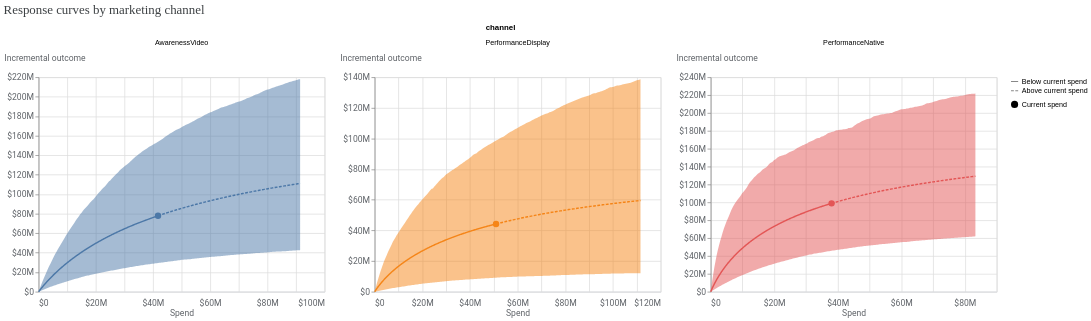

The code cell stored with this chart in its notebook:
### Markdown cell above
### Full-Funnel MMM Results:

- **`AwarenessVideo`**: Includes its indirect effect via `BrandedGQV`, estimating the full ROI.
- **`PerformanceNative` & `PerformanceDisplay`**: Protected from confounding bias by properly conditioning on `BrandedGQV` in the second stage model.

### Code cell
# Plot Media Response Curves
media_effects = visualizer.MediaEffects(analyzer=analyzer_full_funnel)
media_effects.plot_response_curves()

### Figure 1 — Vega-Lite specification as saved in the notebook (floating-point values rounded to 4 significant figures; data arrays with more than 128 entries replaced by an {"elided": "..."} marker saying what was removed)
{"config": {"view": {"continuousWidth": 300, "continuousHeight": 300}, "axis": {"labelColor": "#5F6368", "labelFont": "Roboto", "labelFontSize": 12, "titleColor": "#5F6368", "titleFont": "Roboto", "titleFontSize": 12, "titleFontWeight": "normal"}}, "data": {"name": "data-27433815bc8ab0ac8bea9bea44dcf294"}, "facet": {"field": "channel", "type": "nominal"}, "spec": {"layer": [{"mark": {"type": "line"}, "encoding": {"color": {"field": "channel", "type": "nominal"}, "strokeDash": {"field": "spend_level", "legend": {"title": null}, "sort": "descending", "type": "nominal"}, "x": {"axis": {"domainColor": "#DADCE0", "labelExpr": "(datum.value < 0 ? '-' : '') + '$' + replace(format(abs(datum.value), '.3~s'), 'G', 'B')", "labelPadding": 10, "ticks": false}, "field": "spend", "title": "Spend", "type": "quantitative"}, "y": {"axis": {"labelExpr": "(datum.value < 0 ? '-' : '') + '$' + replace(format(abs(datum.value), '.3~s'), 'G', 'B')", "titleAlign": "left", "titleAngle": 0, "titleY": -20}, "field": "mean", "title": "Incremental outcome", "type": "quantitative"}}, "transform": [{"calculate": "datum.spend_multiplier >= 1.0 ? \"Above current spend\" : \"Below current spend\"", "as": "spend_level"}]}, {"mark": {"type": "point", "filled": true, "opacity": 1, "size": 80}, "encoding": {"color": {"field": "channel", "type": "nominal"}, "shape": {"field": "current_spend", "legend": {"title": null}, "type": "nominal"}, "tooltip": [{"field": "spend", "type": "quantitative"}, {"field": "mean", "type": "quantitative"}], "x": {"axis": {"domainColor": "#DADCE0", "labelExpr": "(datum.value < 0 ? '-' : '') + '$' + replace(format(abs(datum.value), '.3~s'), 'G', 'B')", "labelPadding": 10, "ticks": false}, "field": "spend", "title": "Spend", "type": "quantitative"}, "y": {"axis": {"labelExpr": "(datum.value < 0 ? '-' : '') + '$' + replace(format(abs(datum.value), '.3~s'), 'G', 'B')", "titleAlign": "left", "titleAngle": 0, "titleY": -20}, "field": "mean", "title": "Incremental outcome", "type": "quantitative"}}, "transform": [{"calculate": "datum.spend_multiplier >= 1.0 ? \"Above current spend\" : \"Below current spend\"", "as": "spend_level"}, {"filter": "(datum.spend_multiplier === 1.0)"}]}, {"mark": {"type": "area", "opacity": 0.5}, "encoding": {"color": {"field": "channel", "legend": null, "type": "nominal"}, "x": {"field": "spend", "type": "quantitative"}, "y": {"field": "ci_lo", "type": "quantitative"}, "y2": {"field": "ci_hi"}}, "transform": [{"calculate": "datum.spend_multiplier >= 1.0 ? \"Above current spend\" : \"Below current spend\"", "as": "spend_level"}]}], "width": 400}, "columns": 3, "resolve": {"scale": {"x": "independent", "y": "independent"}}, "title": {"text": "Response curves by marketing channel ", "anchor": "start", "color": "#3C4043", "font": "Google Sans Display", "fontSize": 18, "fontWeight": "normal", "offset": 10}, "$schema": "https://vega.github.io/schema/vega-lite/v5.20.1.json", "datasets": {"data-27433815bc8ab0ac8bea9bea44dcf294": {"elided": "660 records"}}}
